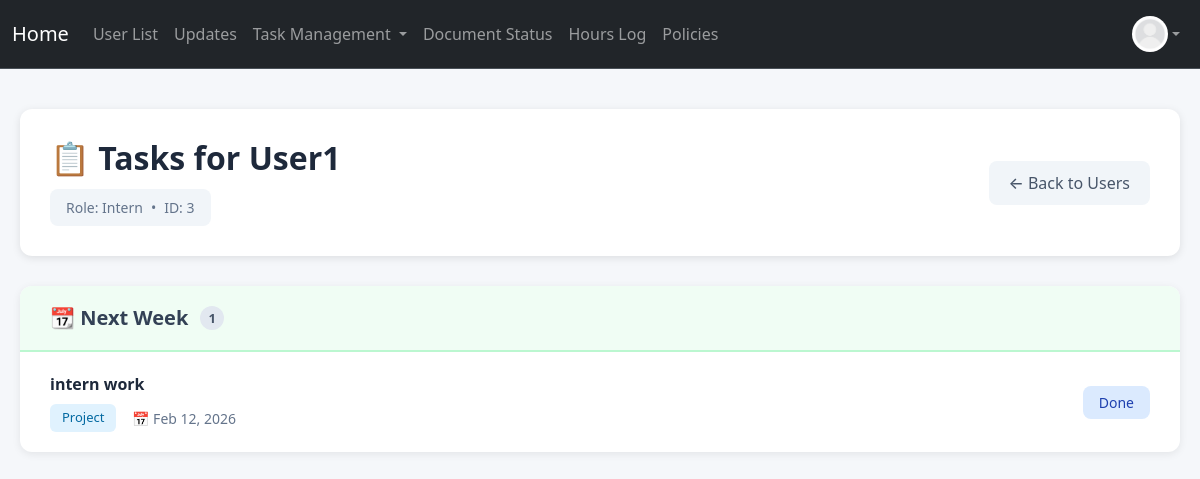
/tasks/user?user_id=3 (signed in), run on an earlier commit of the app's database.
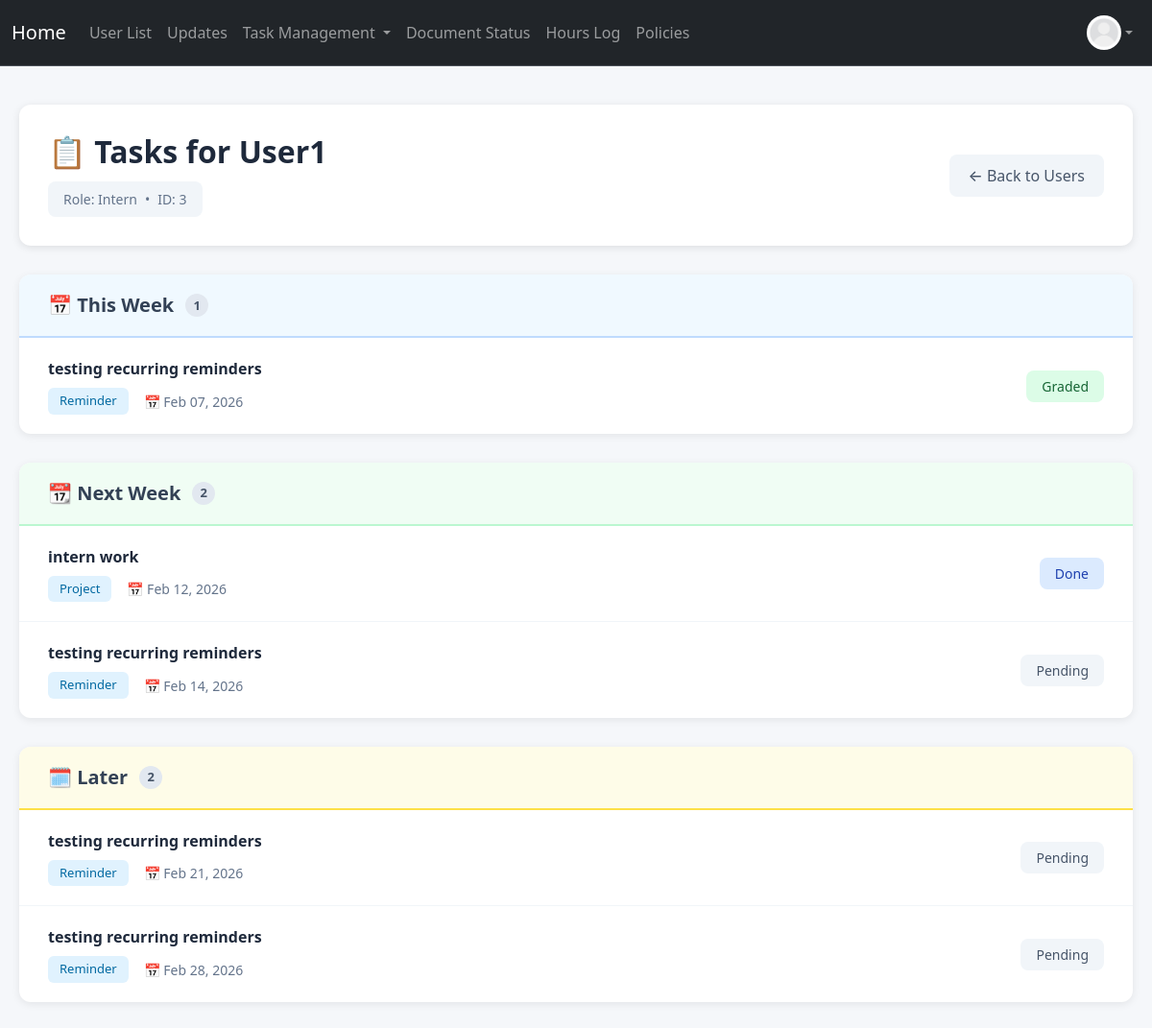
And on a later commit of the database.
### project/models.py (models this page shows, shortened)
class User(db.Model, UserMixin):
    __tablename__ = 'users'
    id: Mapped[int] = mapped_column(primary_key=True)
    name: Mapped[str] = mapped_column()
    email: Mapped[str] = mapped_column(unique=True)
    address: Mapped[str] = mapped_column(default="None Provided")
    password_hash: Mapped[str] = mapped_column(db.String(128))
    date_created: Mapped[datetime] = mapped_column(DateTime, server_default=func.now())
    total_hours: Mapped[float] = mapped_column(default=0.0)
    picture: Mapped[str] = mapped_column(default="default.jpeg")
    role: Mapped[str] = mapped_column(default="user")  # "user", "volunteer", " intern", "board"
    hours: Mapped[List["Hours"]] = relationship("Hours", back_populates="user", cascade="all, delete-orphan")
    documents: Mapped[List["Document"]] = relationship("Document", back_populates="user", cascade="all, delete-orphan")
    task_assignments: Mapped[List["TaskAssignment"]] = relationship(
        "TaskAssignment",
        back_populates="user",
        cascade="all, delete-orphan"
    )

class TaskAssignment(db.Model):
    __tablename__ = 'task_assignments'
    id: Mapped[int] = mapped_column(primary_key=True)
    task_id: Mapped[int] = mapped_column(db.ForeignKey('tasks.id'), name="fk_taskassign_task_id")
    user_id: Mapped[int] = mapped_column(db.ForeignKey('users.id'), name="fk_taskassign_user_id")
    due_date: Mapped[datetime] = mapped_column(DateTime, nullable=False)
    status: Mapped[str] = mapped_column(default="pending")
    upload: Mapped[bool] = mapped_column(default=False)
    filename: Mapped[str] = mapped_column(nullable=True)
    score: Mapped[float] = mapped_column(nullable=True)
    comments: Mapped[str] = mapped_column(default="")
    task: Mapped["Task"] = relationship("Task", back_populates="assignments")
    user: Mapped["User"] = relationship("User", back_populates="task_assignments")

class Task(db.Model):
    __tablename__ = 'tasks'
    id = db.Column(db.Integer, primary_key=True)
    title = db.Column(db.String(200), nullable=False)
    description = db.Column(db.Text, nullable=False)
    classification = db.Column(db.String(50), nullable=False)  # 'project' or 'reminder'
    assigned_role = db.Column(db.String(50), nullable=False)   # 'intern', 'volunteer', 'board', 'specific'
    created_by = db.Column(db.Integer, db.ForeignKey('users.id'), nullable=False)
    created_at = db.Column(db.DateTime, default=datetime.utcnow)
    is_recurring = db.Column(db.Boolean, default=False)  # Whether this is a recurring reminder
    recurrence_frequency = db.Column(db.String(50), nullable=True)  # 'daily', 'weekly', 'biweekly', 'monthly'
    recurrence_end_date = db.Column(db.Date, nullable=True)  # When to stop creating new assignments
    skip_review = db.Column(db.Boolean, default=False)  # If True, reminder goes straight to 'graded' when completed
    created_by_user = db.relationship('User', foreign_keys=[created_by], backref='created_tasks', lazy=True)
    assignments: Mapped[List["TaskAssignment"]] = relationship(
        "TaskAssignment",
        back_populates="task",
        cascade="all, delete-orphan"
    )

### app.py (the view)
@app.route("/tasks/user", methods=["GET"])
@login_required
@permission_required('board')
def specific_user_tasks():
    user_id = request.args.get('user_id', type=int)
    if not user_id:
        return redirect(url_for('task_status'))
    user = User.query.get_or_404(user_id)
    assignments = TaskAssignment.query.filter_by(user_id=user_id).order_by(TaskAssignment.due_date.asc()).all()
    today = datetime.now().date()
    week_start = today - timedelta(days=today.weekday())
    week_end = week_start + timedelta(days=6)
    next_week_start = week_end + timedelta(days=1)
    next_week_end = next_week_start + timedelta(days=6)
    for assignment in assignments:
        due_date = assignment.due_date.date() if assignment.due_date else None
        if due_date:
            if due_date < today and assignment.status != "done" and assignment.status != "graded":
                assignment.is_overdue = True
                assignment.is_this_week = False
                assignment.is_next_week = False
                assignment.is_later = False
            elif week_start <= due_date <= week_end:
                assignment.is_this_week = True
                assignment.is_overdue = False
                assignment.is_next_week = False
                assignment.is_later = False
            elif next_week_start <= due_date <= next_week_end:
                assignment.is_next_week = True
                assignment.is_this_week = False
                assignment.is_overdue = False
                assignment.is_later = False
            else:
                assignment.is_later = True
                assignment.is_this_week = False
                assignment.is_next_week = False
                assignment.is_overdue = False
        else:
            assignment.is_later = True
            assignment.is_this_week = False
            assignment.is_next_week = False
            assignment.is_overdue = False
    return render_template("specific_user_tasks.html", user=user, assignments=assignments)

### app.py (called while the page is built)
@app.context_processor
def inject_now():
    return {
        'now': datetime.now,
        'today': date.today
    }

### project/models.py (called while the page is built)
@login_manager.user_loader
def load_user(user_id):
    return User.query.get(user_id)

### project/templates/specific_user_tasks.html (shortened to what this page needs)
{% extends "base.html" %}
{% block content %}
<div class="tasks-container">
    <div class="page-header">
        <div>
            <h1>📋 Tasks for {{ user.name }}</h1>
            <div class="user-badge" style="margin-top: 12px;">
                <span>Role: {{ user.role.title() }}</span>
                <span>•</span>
                <span>ID: {{ user.id }}</span>
            </div>
        </div>
        <a href="{{ url_for('task_status') }}" class="back-btn">← Back to Users</a>
    </div>
    {% if assignments %}
        {% set overdue_tasks = assignments | selectattr('is_overdue', 'equalto', True) | list %}
        {% set this_week_tasks = assignments | selectattr('is_this_week', 'equalto', True) | list %}
        {% if this_week_tasks %}
        <div class="section-card">
            <div class="section-header this-week">
                <h2>📅 This Week</h2>
                <span class="badge-count">{{ this_week_tasks|length }}</span>
            </div>
            <ul class="task-list">
                {% for assignment in this_week_tasks %}
                <li class="task-item">
                    <div class="task-main">
                        <div class="task-title">{{ assignment.task.title }}</div>
                        <div class="task-meta">
                            <span class="task-type">{{ assignment.task.classification.title() }}</span>
                            <span class="task-date">
                                📅 {{ assignment.due_date.strftime('%b %d, %Y') if assignment.due_date else 'No date' }}
                            </span>
                        </div>
                    </div>
                    <span class="task-status
                        {% if assignment.status == 'graded' %}status-graded
                        {% elif assignment.status == 'done' %}status-done
                        {% else %}status-pending{% endif %}">
                        {{ assignment.status.replace('_', ' ').title() }}
                    </span>
                </li>
                {% endfor %}
            </ul>
        </div>
        {% endif %}
        {% set next_week_tasks = assignments | selectattr('is_next_week', 'equalto', True) | list %}
        {% if next_week_tasks %}
        <div class="section-card">
            <div class="section-header next-week">
                <h2>📆 Next Week</h2>
                <span class="badge-count">{{ next_week_tasks|length }}</span>
            </div>
            <ul class="task-list">
                {% for assignment in next_week_tasks %}
                <li class="task-item">
                    <div class="task-main">
                        <div class="task-title">{{ assignment.task.title }}</div>
                        <div class="task-meta">
                            <span class="task-type">{{ assignment.task.classification.title() }}</span>
                            <span class="task-date">
                                📅 {{ assignment.due_date.strftime('%b %d, %Y') if assignment.due_date else 'No date' }}
                            </span>
                        </div>
                    </div>
                    <span class="task-status
                        {% if assignment.status == 'graded' %}status-graded
                        {% elif assignment.status == 'done' %}status-done
                        {% else %}status-pending{% endif %}">
                        {{ assignment.status.replace('_', ' ').title() }}
                    </span>
                </li>
                {% endfor %}
            </ul>
        </div>
        {% endif %}
        {% set later_tasks = assignments | selectattr('is_later', 'equalto', True) | list %}
        {% if later_tasks %}
        <div class="section-card">
            <div class="section-header later">
                <h2>🗓️ Later</h2>
                <span class="badge-count">{{ later_tasks|length }}</span>
            </div>
            <ul class="task-list">
                {% for assignment in later_tasks %}
                <li class="task-item">
                    <div class="task-main">
                        <div class="task-title">{{ assignment.task.title }}</div>
                        <div class="task-meta">
                            <span class="task-type">{{ assignment.task.classification.title() }}</span>
                            <span class="task-date">
                                📅 {{ assignment.due_date.strftime('%b %d, %Y') if assignment.due_date else 'No date' }}
                            </span>
                        </div>
                    </div>
                    <span class="task-status
                        {% if assignment.status == 'graded' %}status-graded
                        {% elif assignment.status == 'done' %}status-done
                        {% else %}status-pending{% endif %}">
                        {{ assignment.status.replace('_', ' ').title() }}
                    </span>
                </li>
                {% endfor %}
            </ul>
        </div>
        {% endif %}
    {% endif %}
</div>
{% endblock %}

### project/templates/base.html (shortened to what this page needs)
<!DOCTYPE html>
<html>
  <head>
    <link href="https://cdn.jsdelivr.net/npm/bootstrap@5.3.8/dist/css/bootstrap.min.css" rel="stylesheet">
  </head>
  <body>
    <nav class="navbar navbar-expand bg-dark border-bottom border-body" data-bs-theme="dark">
      <div class="container-fluid d-flex">
        <a class="navbar-brand"
            href="{% if current_user.is_authenticated and current_user.role == 'admin' %}
              {{ url_for('admin_dashboard') }}
            {% elif current_user.is_authenticated and current_user.role == 'board' %}
              {{ url_for('board_dashboard') }}
            {% elif current_user.is_authenticated and current_user.role == 'volunteer' %}
                {{ url_for('volunteer_dashboard') }}
            {% elif current_user.is_authenticated and current_user.role == 'intern' %}
                {{ url_for('intern_dashboard') }}
            {% else %}
              {{ url_for('user_dashboard') }}
          {% endif %}">
          Home
        </a>
        <ul class="navbar-nav mb-2 mb-lg-0 d-flex flex-row">
          {% if current_user.is_authenticated %}
            {% if current_user.role == 'admin' or current_user.role == 'board' %}
              <li class="nav-item">
                <a class="nav-link" href="{{ url_for('user_list') }}">User List</a>
              </li>
              <li class="nav-item">
              <a class="nav-link"
              href="{{ url_for('notification') }}">
                  Updates </a>
              </li>
                <li class="nav-item dropdown">
                  <a class="nav-link dropdown-toggle" href="#" id="taskDropdown" role="button" aria-expanded="false">
                    Task Management
                  </a>
                </li>
            {% else %}
                <li class="nav-item">
                  <a class="nav-link" href="{{ url_for('my_tasks') }}">Tasks Status</a>
                </li>
            {% endif %}
            <li class="nav-item">
              <a class="nav-link" href="{{ url_for('document_status') }}">Document Status</a>
            </li>
            <li class="nav-item">
              <a class="nav-link"
              href="{{ url_for('hours_log') }}">
                  Hours Log </a>
            </li>
            <li class="nav-item">
              <a class="nav-link"
              href="{{ url_for('policies') }}">
                  Policies </a>
            </li>
          {% endif %}
        </ul>
        {% if current_user.is_authenticated %}
        <ul class="navbar-nav ms-auto mb-2 mb-lg-0">
          <li class="nav-item dropdown">
            <a class="nav-link d-flex align-items-center dropdown-toggle" href="#" id="profileDropdown" role="button" aria-expanded="false">
              <img src="{{ url_for('static', filename='profile_pics/' ~ current_user.picture ) }}" alt="Profile" style="height:36px;width:36px;border-radius:50%;">
            </a>
          </li>
        </ul>
        {% endif %}
      </div>
    </nav>
    {% block content %}
    {% endblock %}
  </body>
</html>

### project/templates/specific_user_tasks.html (style rules this page uses)
body { background-color: #f5f7fa; }
.tasks-container { max-width: 1400px; margin: 0 auto; padding: 40px 20px; }
.page-header { background: white; padding: 30px; border-radius: 12px; box-shadow: 0 2px 8px rgba(0,0,0,0.1); margin-bottom: 30px; display: flex; justify-content: space-between; align-items: center; }
.page-header h1 { margin: 0; color: #1e293b; font-size: 32px; font-weight: 600; }
.back-btn { display: inline-flex; align-items: center; gap: 8px; padding: 10px 20px; background-color: #f1f5f9; color: #475569; border-radius: 8px; text-decoration: none; font-weight: 500; transition: background-color 0.2s; }
.section-card { background: white; border-radius: 12px; box-shadow: 0 2px 8px rgba(0,0,0,0.08); margin-bottom: 30px; overflow: hidden; }
.section-header { padding: 20px 30px; border-bottom: 2px solid #f1f5f9; display: flex; align-items: center; gap: 12px; }
.section-header h2 { margin: 0; font-size: 20px; font-weight: 600; color: #334155; }
.section-header.this-week { background-color: #f0f9ff; border-bottom-color: #bfdbfe; }
.section-header.next-week { background-color: #f0fdf4; border-bottom-color: #bbf7d0; }
.section-header.later { background-color: #fefce8; border-bottom-color: #fde047; }
.task-list { padding: 0; margin: 0; list-style: none; }
.task-item { padding: 20px 30px; border-bottom: 1px solid #f1f5f9; display: flex; align-items: center; justify-content: space-between; transition: background-color 0.2s; }
.task-item:last-child { border-bottom: none; }
.task-main { flex: 1; min-width: 0; }
.task-title { font-size: 16px; font-weight: 600; color: #1e293b; margin-bottom: 4px; }
.task-meta { display: flex; gap: 16px; align-items: center; margin-top: 8px; }
.task-type { display: inline-flex; align-items: center; padding: 4px 12px; background-color: #e0f2fe; color: #0369a1; border-radius: 6px; font-size: 13px; font-weight: 500; }
.task-date { color: #64748b; font-size: 14px; display: flex; align-items: center; gap: 6px; }
.task-status { display: inline-flex; align-items: center; padding: 6px 16px; border-radius: 8px; font-size: 14px; font-weight: 500; white-space: nowrap; }
.status-pending { background-color: #f1f5f9; color: #475569; }
.status-done { background-color: #dbeafe; color: #1e40af; }
.status-graded { background-color: #dcfce7; color: #166534; }
.badge-count { display: inline-flex; align-items: center; justify-content: center; min-width: 24px; height: 24px; padding: 0 8px; background-color: #e2e8f0; color: #475569; border-radius: 12px; font-size: 13px; font-weight: 600; }
.user-badge { display: inline-flex; align-items: center; gap: 8px; padding: 8px 16px; background-color: #f1f5f9; border-radius: 8px; font-size: 14px; color: #64748b; }

### project/templates/base.html (style rules this page uses)
.dropdown { position: relative; display: inline-block; }

What changed in the data, as far as the page shows it:
added TaskAssignment: task "testing recurring reminders", task.classification "Reminder", due_date "Feb 07, 2026", status.replace "Graded", shown under "📅 This Week"
added TaskAssignment: task "testing recurring reminders", task.classification "Reminder", due_date "Feb 14, 2026", status.replace "Pending", shown under "📆 Next Week"
added TaskAssignment: task "testing recurring reminders", task.classification "Reminder", due_date "Feb 21, 2026", status.replace "Pending", shown under "🗓️ Later"
added TaskAssignment: task "testing recurring reminders", task.classification "Reminder", due_date "Feb 28, 2026", status.replace "Pending", shown under "🗓️ Later"
Also different on the page:
{{ this_week_tasks|length }}: (not shown) → "1"
{{ next_week_tasks|length }}: "1" → "2"
{{ later_tasks|length }}: (not shown) → "2"
text now shown: "📅 This Week 🗓️ Later"
